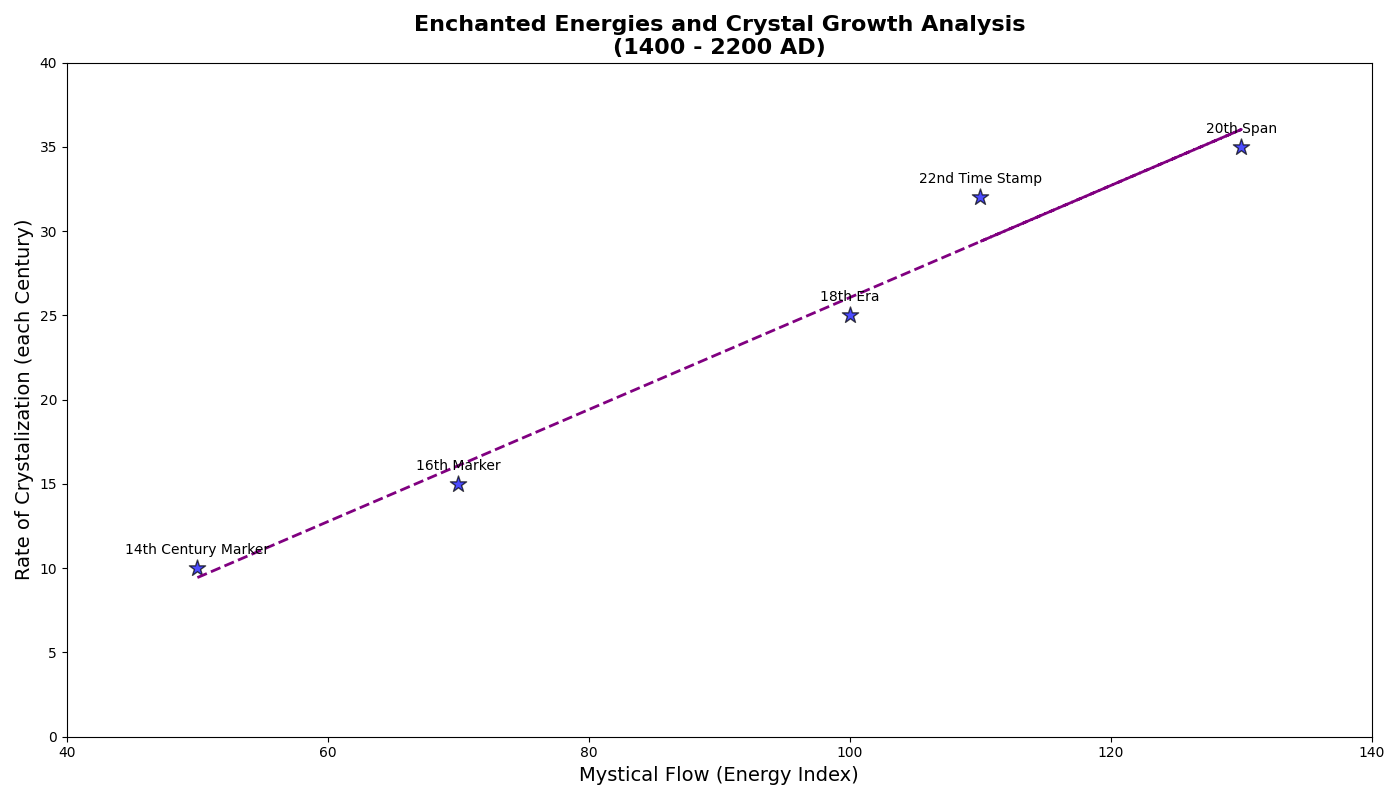

This chart was generated by the following Python code:
import numpy as np
import matplotlib.pyplot as plt

# Data
centuries = np.arange(1400, 2300, 200)
energy_flux = np.array([50, 70, 100, 130, 110])
crystal_formation = np.array([10, 15, 25, 35, 32])

# Create the plot
fig, ax = plt.subplots(figsize=(14, 8))

# Shuffle the colors for the scatter plot and the regression line
# Originally: scatter plot -> 'purple', regression line -> 'blue'
# Swapped: scatter plot -> 'blue', regression line -> 'purple'

# Scatter plot
ax.scatter(energy_flux, crystal_formation, color='blue', edgecolor='black', s=150, marker='*', alpha=0.7)

ax.set_title("Enchanted Energies and Crystal Growth Analysis\n(1400 - 2200 AD)", fontsize=16, fontweight='bold')
ax.set_xlabel("Mystical Flow (Energy Index)", fontsize=14)
ax.set_ylabel("Rate of Crystalization (each Century)", fontsize=14)

# Annotate points with randomly altered labels
annotations = ['14th Century Marker', '16th Marker', '18th Era', '20th Span', '22nd Time Stamp']
for i, annotation in enumerate(annotations):
    ax.annotate(annotation, (energy_flux[i], crystal_formation[i]), textcoords="offset points", xytext=(0, 10), ha='center', fontsize=10)

# Regression line
fit = np.polyfit(energy_flux, crystal_formation, 1)
fit_fn = np.poly1d(fit)
ax.plot(energy_flux, fit_fn(energy_flux), color='purple', linestyle='--', linewidth=2)

# Adjust ticks
ax.set_xticks(np.arange(40, 141, 20))
ax.set_yticks(np.arange(0, 41, 5))

plt.tight_layout()
plt.show()
